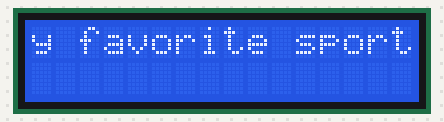
Bench run of a sketch on a simulated Arduino Uno, built with avr-gcc and run on an emulated ATmega328P. On the bench: 16×2 character LCD.

Above: at 0.1 s.
At 4.2 s:
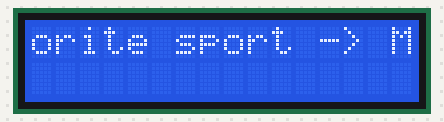
At 9.1 s:
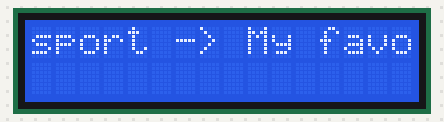
At 18.9 s:
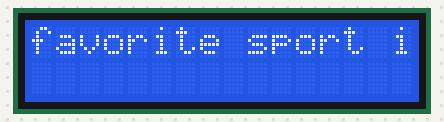
At 28.7 s:
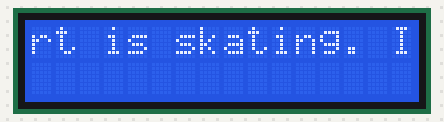
At 38.5 s:
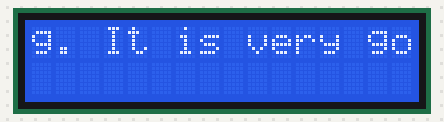

Measured:
- what the display in image 1 shows lasts 0.8 s, from 4.2 s to 5.0 s

The sketch:

LCDWrite.ino
```cpp
// (licence header left out)
#include <Wire.h>
#include <LCD.h>
#include <LiquidCrystal_I2C.h>

#define I2C_ADDR    0x3F // <<----- Add your address here.  Find it from I2C Scanner
#define BACKLIGHT_PIN     3
#define En_pin  2
#define Rw_pin  1
#define Rs_pin  0
#define D4_pin  4
#define D5_pin  5
#define D6_pin  6
#define D7_pin  7

int n = 1;
String msg = "My favorite sport -> My favorite sport is skating. It is very good sport I go to skating daily. I have boom wheels and royal shoes for skating. I love skating very much.";
LiquidCrystal_I2C  lcd(I2C_ADDR,En_pin,Rw_pin,Rs_pin,D4_pin,D5_pin,D6_pin,D7_pin);

void setup()
{
 lcd.begin (16,2); //  <<----- My LCD was 16x2


// Switch on the backlight
lcd.setBacklightPin(BACKLIGHT_PIN,POSITIVE);
lcd.setBacklight(HIGH);
lcd.home (); // go home
Serial.begin(9600);
msg += " ";

}

void loop()
{
  lcd.setCursor (0,0);

msg =msg.substring(1,msg.length()) + msg.substring(0,1);
//Serial.println(msg);
 lcd.print(msg.substring(0,16));
 //lcd.setCursor (0,1);        // go to start of 2nd line
//lcd.print("ort is cricket");

 //lcd.setBacklight(LOW);      // Backlight off
 delay(800);
 //lcd.setBacklight(HIGH);     // Backlight on
// delay(3000);
}
```
